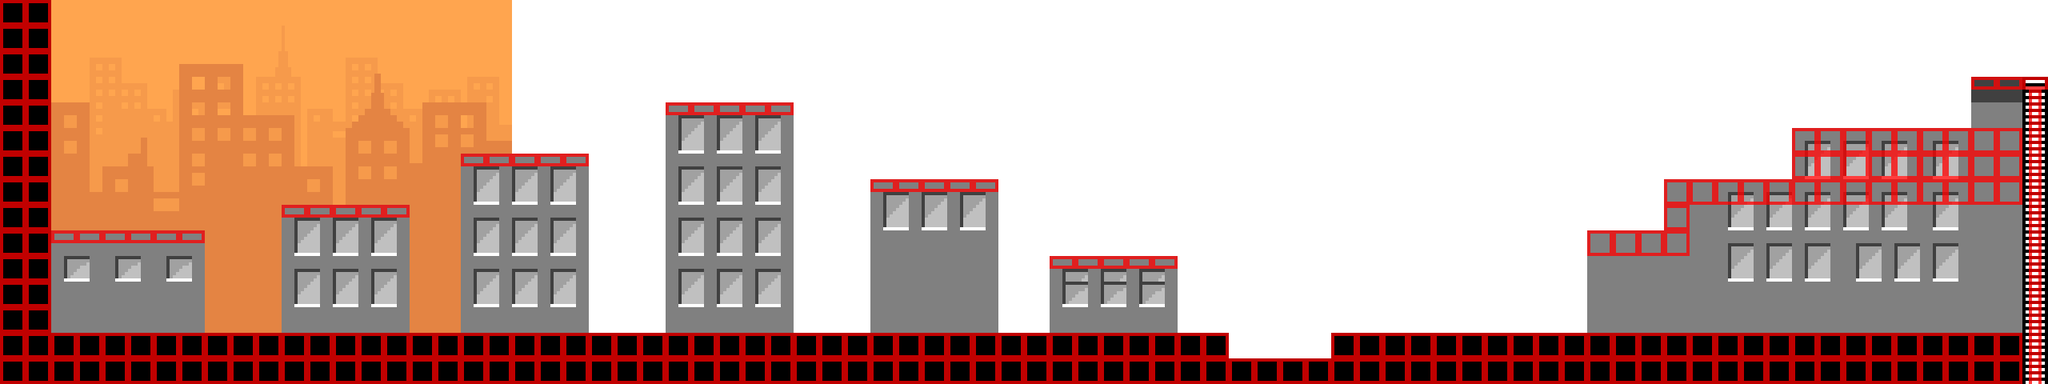

This is a level from a 2D game, rendered from its Tiled map with the project's own tilesets. A one-line summary and the map file follow, with tile-layer data summarised:
An orthogonal 80x15 tile map with 32x32 px tiles, 2 tile layers (main, collision), 2 tilesets, 2 image layers and 16 objects (7x score, 2x thug, 2x liquid, 2x nextlevel, player, ...).

<map version="1.0" orientation="orthogonal" width="80" height="15" tilewidth="32" tileheight="32" backgroundcolor="#ffffff">
 <tileset firstgid="1" name="collision" tilewidth="32" tileheight="32">
  <image source="../images/tiles/collision.png" width="224" height="32" />
  <tile id="0">
   <properties>
    <property name="type" value="solid" />
   </properties>
  </tile>
  <tile id="1">
   <properties>
    <property name="type" value="platform" />
   </properties>
  </tile>
  <tile id="2">
   <properties>
    <property name="type" value="lslope" />
   </properties>
  </tile>
  <tile id="3">
   <properties>
    <property name="type" value="rslope" />
   </properties>
  </tile>
  <tile id="4">
   <properties>
    <property name="type" value="ladder" />
   </properties>
  </tile>
  <tile id="5">
   <properties>
    <property name="type" value="topladder" />
   </properties>
  </tile>
  <tile id="6">
   <properties>
    <property name="type" value="breakable" />
   </properties>
  </tile>
 </tileset>
 <tileset firstgid="8" name="tiles" tilewidth="32" tileheight="32">
  <image source="../images/tiles/tiles.png" width="320" height="896" />
 </tileset>
 <imagelayer name="background1" width="80" height="15">
  <image source="../images/backgrounds/background1.png" trans="f9f8ff" />
  <properties>
   <property name="ratio" value="0.25" />
  </properties>
 </imagelayer>
 <imagelayer name="background2" width="80" height="15">
  <image source="../images/backgrounds/background2.png" />
  <properties>
   <property name="ratio" value="0.35" />
  </properties>
 </imagelayer>
 <layer name="main" width="80" height="15">
  <data>[1200 cells, 484 non-empty, 38 distinct tile ids]</data>
 </layer>
 <objectgroup color="#00ff00" name="Entities" width="80" height="15">
  <object name="player" x="160" y="256" width="32" height="32">
   <properties>
    <property name="spritewidth" value="32" />
   </properties>
  </object>
  <object name="thug" x="704" y="352" width="512" height="64" />
  <object name="thug" x="1760" y="352" width="320" height="64" />
  <object name="score" x="480" y="160" width="32" height="32" />
  <object name="score" x="544" y="96" width="32" height="32" />
  <object name="score" x="1280" y="192" width="32" height="32" />
  <object name="score" x="2080" y="160" width="32" height="32" />
  <object name="score" x="2176" y="64" width="32" height="32" />
  <object name="score" x="1632" y="192" width="32" height="32" />
  <object name="liquid" x="1536" y="416" width="64" height="32" />
  <object name="score" x="1568" y="192" width="32" height="32" />
  <object name="boss" x="2240" y="32" width="224" height="128" />
  <object name="health" x="2496" y="64" width="32" height="32" />
  <object name="nextlevel" x="2528" y="448" width="32" height="32">
   <properties>
    <property name="levelid" value="level2" />
   </properties>
  </object>
  <object name="nextlevel" x="64" y="384" width="32" height="32">
   <properties>
    <property name="levelid" value="level2" />
   </properties>
  </object>
  <object name="liquid" x="1600" y="416" width="64" height="32" />
 </objectgroup>
 <layer name="collision" width="80" height="15" opacity="0.76">
  <data>[1200 cells, 262 non-empty, 4 distinct tile ids]</data>
 </layer>
</map>
